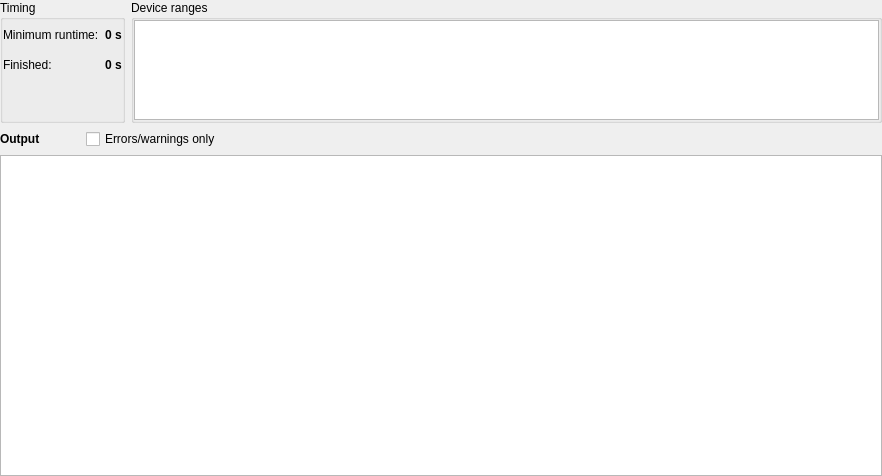
<?xml version="1.0" encoding="UTF-8"?>
<ui version="4.0">
 <class>Form</class>
 <widget class="QWidget" name="Form">
  <property name="geometry">
   <rect>
    <x>0</x>
    <y>0</y>
    <width>882</width>
    <height>476</height>
   </rect>
  </property>
  <property name="windowTitle">
   <string>Dry run results</string>
  </property>
  <layout class="QVBoxLayout" name="verticalLayout">
   <property name="margin">
    <number>0</number>
   </property>
   <item>
    <layout class="QGridLayout" name="gridLayout_3">
     <item row="0" column="0">
      <widget class="QGroupBox" name="groupBox_5">
       <property name="title">
        <string>Timing</string>
       </property>
       <layout class="QVBoxLayout" name="verticalLayout_8">
        <property name="margin">
         <number>0</number>
        </property>
        <item>
         <layout class="QGridLayout" name="gridLayout_2">
          <property name="verticalSpacing">
           <number>0</number>
          </property>
          <item row="0" column="1">
           <widget class="QLabel" name="simTotalTime">
            <property name="font">
             <font>
              <weight>75</weight>
              <bold>true</bold>
             </font>
            </property>
            <property name="text">
             <string>0 s</string>
            </property>
           </widget>
          </item>
          <item row="0" column="0">
           <widget class="QLabel" name="label_7">
            <property name="text">
             <string>Minimum runtime:</string>
            </property>
           </widget>
          </item>
          <item row="1" column="0">
           <widget class="QLabel" name="label_8">
            <property name="text">
             <string>Finished:</string>
            </property>
           </widget>
          </item>
          <item row="1" column="1">
           <widget class="QLabel" name="simFinished">
            <property name="font">
             <font>
              <weight>75</weight>
              <bold>true</bold>
             </font>
            </property>
            <property name="text">
             <string>0 s</string>
            </property>
           </widget>
          </item>
         </layout>
        </item>
        <item>
         <spacer name="verticalSpacer">
          <property name="orientation">
           <enum>Qt::Vertical</enum>
          </property>
          <property name="sizeType">
           <enum>QSizePolicy::Ignored</enum>
          </property>
          <property name="sizeHint" stdset="0">
           <size>
            <width>20</width>
            <height>40</height>
           </size>
          </property>
         </spacer>
        </item>
       </layout>
      </widget>
     </item>
     <item row="0" column="1">
      <widget class="QGroupBox" name="groupBox_6">
       <property name="title">
        <string>Device ranges</string>
       </property>
       <property name="checkable">
        <bool>false</bool>
       </property>
       <layout class="QVBoxLayout" name="verticalLayout_9">
        <property name="margin">
         <number>0</number>
        </property>
        <item>
         <widget class="QTreeWidget" name="simRanges">
          <property name="sizePolicy">
           <sizepolicy hsizetype="Expanding" vsizetype="Ignored">
            <horstretch>0</horstretch>
            <verstretch>0</verstretch>
           </sizepolicy>
          </property>
          <property name="minimumSize">
           <size>
            <width>0</width>
            <height>100</height>
           </size>
          </property>
          <property name="rootIsDecorated">
           <bool>false</bool>
          </property>
          <property name="uniformRowHeights">
           <bool>true</bool>
          </property>
          <property name="sortingEnabled">
           <bool>true</bool>
          </property>
          <property name="allColumnsShowFocus">
           <bool>true</bool>
          </property>
          <property name="headerHidden">
           <bool>true</bool>
          </property>
          <property name="columnCount">
           <number>6</number>
          </property>
          <attribute name="headerDefaultSectionSize">
           <number>50</number>
          </attribute>
          <attribute name="headerMinimumSectionSize">
           <number>20</number>
          </attribute>
          <column>
           <property name="text">
            <string notr="true">device</string>
           </property>
          </column>
          <column>
           <property name="text">
            <string>min</string>
           </property>
          </column>
          <column>
           <property name="text">
            <string/>
           </property>
          </column>
          <column>
           <property name="text">
            <string>max</string>
           </property>
          </column>
          <column>
           <property name="text">
            <string/>
           </property>
          </column>
          <column>
           <property name="text">
            <string>aliases</string>
           </property>
          </column>
         </widget>
        </item>
       </layout>
      </widget>
     </item>
    </layout>
   </item>
   <item>
    <layout class="QVBoxLayout" name="verticalLayout_2">
     <item>
      <layout class="QHBoxLayout" name="horizontalLayout">
       <item>
        <widget class="QLabel" name="label">
         <property name="font">
          <font>
           <weight>75</weight>
           <bold>true</bold>
          </font>
         </property>
         <property name="text">
          <string>Output</string>
         </property>
        </widget>
       </item>
       <item>
        <spacer name="horizontalSpacer_2">
         <property name="orientation">
          <enum>Qt::Horizontal</enum>
         </property>
         <property name="sizeType">
          <enum>QSizePolicy::Fixed</enum>
         </property>
         <property name="sizeHint" stdset="0">
          <size>
           <width>40</width>
           <height>20</height>
          </size>
         </property>
        </spacer>
       </item>
       <item>
        <widget class="QCheckBox" name="simErrorsOnly">
         <property name="text">
          <string>Errors/warnings only</string>
         </property>
        </widget>
       </item>
       <item>
        <spacer name="horizontalSpacer">
         <property name="orientation">
          <enum>Qt::Horizontal</enum>
         </property>
         <property name="sizeHint" stdset="0">
          <size>
           <width>40</width>
           <height>20</height>
          </size>
         </property>
        </spacer>
       </item>
      </layout>
     </item>
     <item>
      <widget class="QStackedWidget" name="simOutStack">
       <property name="currentIndex">
        <number>0</number>
       </property>
       <widget class="QWidget" name="simOutNormalPage">
        <layout class="QHBoxLayout" name="horizontalLayout_3">
         <property name="margin">
          <number>0</number>
         </property>
         <item>
          <widget class="MessageView" name="simOutView">
           <property name="autoFillBackground">
            <bool>true</bool>
           </property>
           <property name="frameShadow">
            <enum>QFrame::Plain</enum>
           </property>
           <property name="tabChangesFocus">
            <bool>true</bool>
           </property>
           <property name="lineWrapMode">
            <enum>QTextEdit::NoWrap</enum>
           </property>
           <property name="openLinks">
            <bool>false</bool>
           </property>
          </widget>
         </item>
        </layout>
       </widget>
       <widget class="QWidget" name="simOutErrorPage">
        <layout class="QHBoxLayout" name="horizontalLayout_2">
         <property name="margin">
          <number>0</number>
         </property>
         <item>
          <widget class="MessageView" name="simOutViewErrors">
           <property name="autoFillBackground">
            <bool>true</bool>
           </property>
           <property name="frameShadow">
            <enum>QFrame::Plain</enum>
           </property>
           <property name="tabChangesFocus">
            <bool>true</bool>
           </property>
           <property name="lineWrapMode">
            <enum>QTextEdit::NoWrap</enum>
           </property>
           <property name="openLinks">
            <bool>false</bool>
           </property>
          </widget>
         </item>
        </layout>
       </widget>
      </widget>
     </item>
    </layout>
   </item>
  </layout>
 </widget>
 <customwidgets>
  <customwidget>
   <class>MessageView</class>
   <extends>QTextBrowser</extends>
   <header>nicos.clients.gui.widgets.messageview.h</header>
  </customwidget>
 </customwidgets>
 <resources/>
 <connections/>
</ui>
